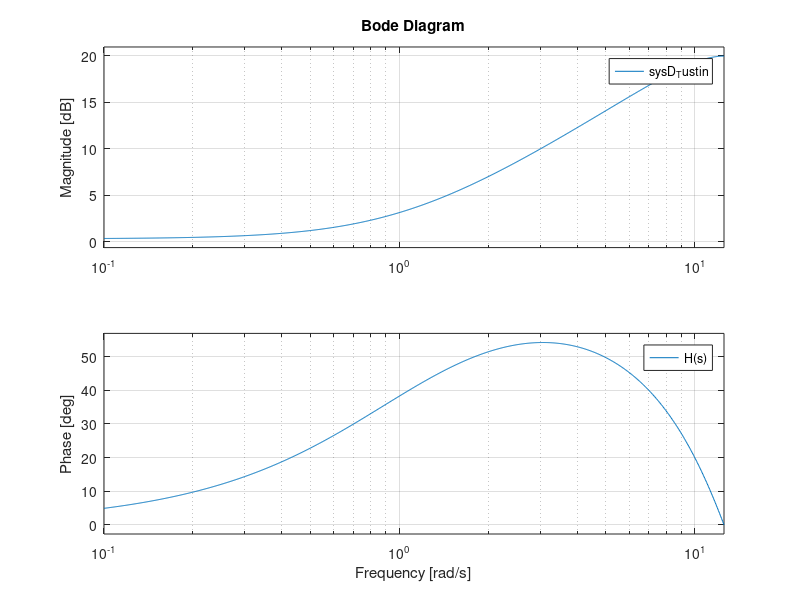
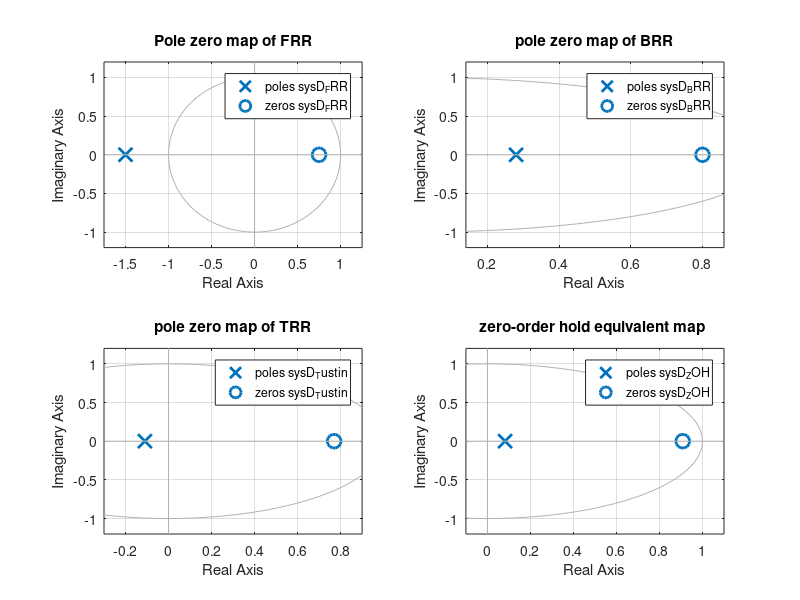

These figures' MATLAB source, in order:
clc;clear;close all;

phaseValue=[];
fprintf('continuous time transfer fn H(s):')
sysContinuous=zpk(-1,-10,10)
[~,phase]=bode(sysContinuous,3);
fprintf('phase at w1=3 rad/sec:\n')
disp(phase)
phaseValue=[phaseValue phase];

figure(1)
hold on
bode(sysContinuous)
fprintf('discrete transfer function using forward rectangular rule:')
sysD_FRR=zpk([0.75],[-1.5],10,0.25)
bode(sysD_FRR)

legend('H(s)','H(z)using FRR')
[~,phase]=bode(sysD_FRR,3);
fprintf('\n Phase at w1=3 radians/second:\n')
disp(phase)
phaseValue=[phaseValue phase];

fprintf('Discrete transfer function using backward rectangular rule:')

sysD_BRR=zpk(0.8,0.28,3.57,0.25)
bode(sysD_BRR)
legend('H(s)','H(z) using FRR','H(z) using BRR')
[~,phase]=bode(sysD_BRR,3);
fprintf('\nPhase at w1=3 radians/second:\n')
disp(phase)
phaseValue=[phaseValue phase];

fprintf('Discrete transfer function using trapezoidal rule:')
sysD_Tustin=zpk(0.77,-0.11,5,0.25)
bode(sysD_Tustin)
legend('H(s)','H(z) using FRR','H(z) using BRR','H(z) using Tustin')
[~,phase]=bode(sysD_Tustin,3);
fprintf('\nPhase at w1=3 radians/second:\n')
disp(phase)
phaseValue=[phaseValue phase];

fprintf('Discrete transfer function using zero order hold:')
sysD_ZOH=c2d(sysContinuous,0.25,'zoh')
bode(sysD_Tustin)
legend('H(s)','H(z)using FRR','H(z)using BRR','H(z) using TRR','H(z)using ZOH equivalent')
[mag,phase]=bode(sysD_ZOH,3)
disp(phase)
phaseValue=[phaseValue phase];
grid on

hold off

fprintf('H(s)  FRR  BRR  TRR\n')

fprintf('%5.2f,%5.2f,%5.2f,%5.2f,%5.2f\n',phaseValue)

figure(2)
subplot(2,2,1)
pzmap(sysD_FRR)

title('Pole zero map of FRR')
subplot(2,2,2)
pzmap(sysD_BRR)

title('pole zero map of BRR')

subplot(2,2,3)
pzmap(sysD_Tustin)

title('pole zero map of TRR')
subplot(2,2,4)
pzmap(sysD_ZOH)
title('zero-order hold equivalent map ')